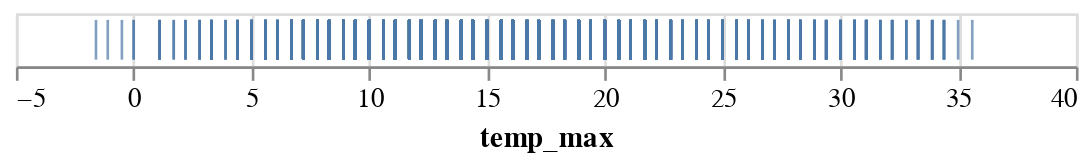
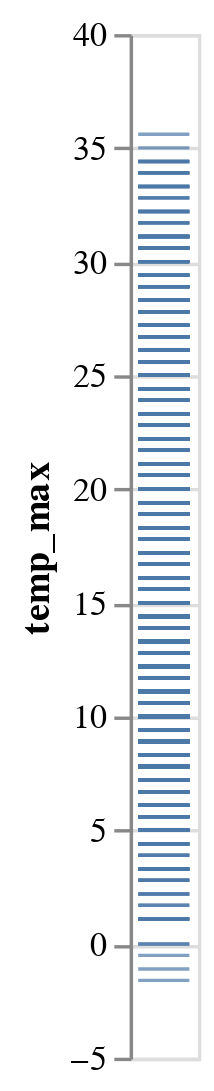

Source (notebook cell) for these figures, in order:
### Code cell
input_spec = [
"attribute(task,root,summary).",
"attribute(number_rows,root,100).",
"entity(field,root,temp_max).",
"attribute((field,name),temp_max,temp_max).",
"attribute((field,type),temp_max,number).",
"attribute((field,unique),temp_max,100).",
"entity(field,root,f1).",
"attribute((field,name),f1,precipitation).",
"attribute((field,type),f1,number).",
"entity(view,root,(v,0)).",
"entity(mark,(v,0),(m,0)).",
"entity(encoding,(m,0),(e,0)).",
"attribute((encoding,field),(e,0),temp_max).",
# "entity(encoding,(m,0),(e,1)).",
# "attribute((encoding,field),(e,1),precipitation).",
"#show entity/3.",
"#show attribute/3."]

print("INPUT:")
print(input_spec)

print("OUTPUT:")

specs = {}
i = 1

for model in d.complete_spec(input_spec, 5):
    spec = answer_set_to_dict(model.answer_set)
    specs[i] = dict_to_facts(spec)
    print("CHART {}".format(i))
    print("COST:")
    print(model.cost)
    pprint(spec)
    pprint(str(model))
    display(renderer.render(spec=spec, data=weather_data))
    i += 1

print("VIOLATED PREFERENCES:")
debugger = DracoDebug(specs=specs, draco=default_draco)
chart_preferences = debugger.chart_preferences
plotter = DracoDebugPlotter(chart_preferences)

# sort by sum of count
plotter.create_chart(DracoDebugPlotter.__DEFAULT_CONFIGS__[1])

### Figure 1 — Vega-Lite specification as saved in the notebook (floating-point values rounded to 4 significant figures; data arrays with more than 128 entries replaced by an {"elided": "..."} marker saying what was removed)
{"config": {"view": {"continuousWidth": 400, "continuousHeight": 300}}, "data": {"name": "data-830c39fec90146253fb06a06c26374ef"}, "mark": "tick", "encoding": {"x": {"field": "temp_max", "scale": {"type": "linear", "zero": true}, "type": "quantitative"}}, "$schema": "https://vega.github.io/schema/vega-lite/v4.17.0.json", "datasets": {"data-830c39fec90146253fb06a06c26374ef": {"elided": "1461 records"}}}

### Figure 2 — Vega-Lite specification as saved in the notebook (floating-point values rounded to 4 significant figures; data arrays with more than 128 entries replaced by an {"elided": "..."} marker saying what was removed)
{"config": {"view": {"continuousWidth": 400, "continuousHeight": 300}}, "data": {"name": "data-830c39fec90146253fb06a06c26374ef"}, "mark": "tick", "encoding": {"y": {"field": "temp_max", "scale": {"type": "linear", "zero": true}, "type": "quantitative"}}, "$schema": "https://vega.github.io/schema/vega-lite/v4.17.0.json", "datasets": {"data-830c39fec90146253fb06a06c26374ef": {"elided": "1461 records"}}}
